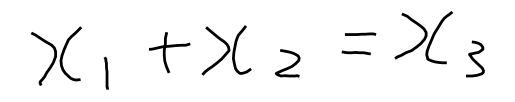
#> input picture data/Test_small/0.png, 515 x 102 px, given as the content of the folder data/Validation_small, which was not available
$ python dataprocessing.py
#> lines starting #> are read from the running program, lines starting #| are printed output that depends on the picture; pictures that were not available may be replaced by others from this repository, and a replacement may not be noted
import numpy as np
import os
import math
from matplotlib.pyplot import imsave,show
from skimage.io import imread
import cv2
import xml.etree.ElementTree as ET

ROOT_PATH = "data"
SCALE = 255

def loadData(path,type,width,height,size):

#> called with path = 'data\\Validation_small', type = 'val', width = 300, height = 100, size = 2
    data = np.zeros([height,width,size])
    new_path = os.path.join(ROOT_PATH,type+"_fixedSize")
    os.makedirs(new_path, exist_ok=True)
    # print(new_path)
    for i in range(size):
        img = imread(os.path.join(path,str(i)+'.png'),as_gray=True)
#> img is the input picture: shape (102, 515) float64; min 0, max 1, mean 0.961

        img_resized = cv2.resize(img, (width, height))
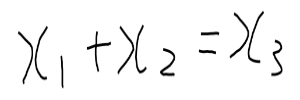
#> img_resized: shape (100, 300) float64; min 0, max 1, mean 0.96

        original_height, original_width = img.shape
#> original_height = 102; original_width = 515
        aspect_ratio = original_width / original_height
#> aspect_ratio = 5.05
        target_width = int(min(width, height * aspect_ratio))
#> target_width = 300
        target_height = int(min(height, width / aspect_ratio))
#> target_height = 59

        pad_width = max(0, width - target_width)
#> pad_width = 0
        pad_height = max(0, height - target_height)
#> pad_height = 41

        pad_top = pad_height // 2
#> pad_top = 20
        pad_bottom = pad_height - pad_top
#> pad_bottom = 21
        pad_left = pad_width // 2
#> pad_left = 0
        pad_right = pad_width - pad_left
#> pad_right = 0

        padded_img = cv2.copyMakeBorder(img, pad_top, pad_bottom, pad_left, pad_right, cv2.BORDER_CONSTANT, value=(0, 0, 0))
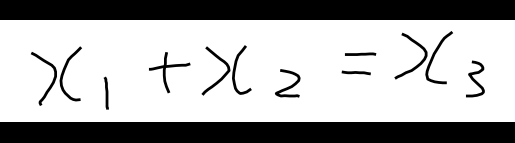
#> padded_img: shape (143, 515) float64; min 0, max 1, mean 0.685
        resized_img = cv2.resize(padded_img, (width, height), interpolation=cv2.INTER_LINEAR)
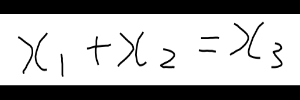
#> resized_img: shape (100, 300) float64; min 0, max 1, mean 0.684
        imsave(new_path + '\\'+str(i)+'.png',resized_img)
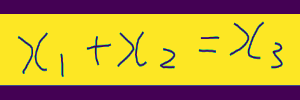
#> saved as 0.png: shape (100, 300, 3); mean R, G, B 191.5, 159.3, 53.3
        data[:,:,i] = resized_img


    return data


# Extract label from inkml file in the form of "output#img_name#ground_truth", "#" is chosen as the delimiter to avoid conflict with the ground truth and path
# [104 lines left out: functions extractLabel, getTokenDict, tokenize, untokenize, not called in this run]


def getDatasetSizes():
    dataset = ['Training','Test','Validation']

    sizes = []
    for name in dataset:
        size = len(os.listdir(ROOT_PATH + "\\" + name + "_small"))
        sizes.append(size-1)

    return sizes

if __name__ == "__main__":

    from inkml2img import inkml2img

    data_path = "data\\SmallDataset"

    test_path = "data\\Test_small"
    train_path = "data\\Training_small"
    val_path = "data\\Validation_small"

    # [35 lines of commented-out code are left out]

    train_size,val_size,test_size = getDatasetSizes()
    # train_dataset  = loadData('data\\Training_small',"train",300,100,train_size)
    val_dataset  = loadData('data\\Validation_small',"val",300,100,val_size)
    test_dataset  = loadData('data\\Test_small',"test",300,100,test_size)
